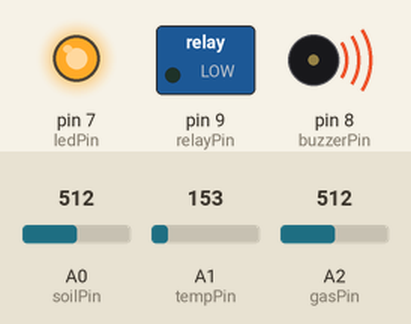
This sketch was run on a simulated Arduino Uno, built with avr-gcc and run on an emulated ATmega328P. On the bench: switched loads named in the sketch (green lamp = pin HIGH), output pins drawn as LEDs (lit = HIGH), buzzer (waves = sounding, pin HIGH). The test bench sets the inputs (shaded band); at power-on: A0 (soilPin) = 512, A2 (gasPin) = 512, A1 (tempPin) = 153. What the sketch prints to the serial monitor is not drawn.

Above: at 2.8 s.
2.9 s: A0 (soilPin) set to 414
5.6 s: A0 (soilPin) set to 393
At 7.4 s:
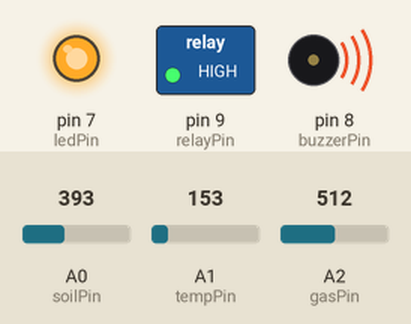
8.3 s: A0 (soilPin) set to 410
At 10.7 s:
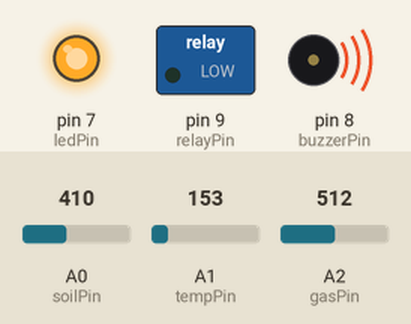
11.5 s: A2 (gasPin) set to 318
14.2 s: A2 (gasPin) set to 289
At 16.7 s:
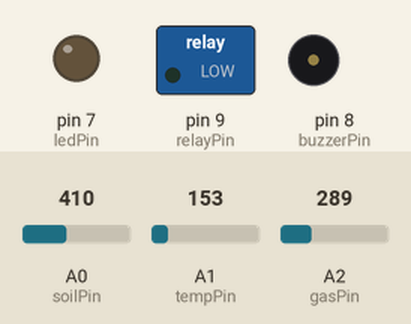
17.5 s: A2 (gasPin) set to 306
At 18.4 s:
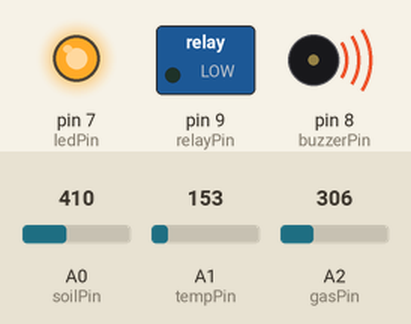
Timing chart, 0 to 20.5 s (numbered marks = the images above; inputs shaded):
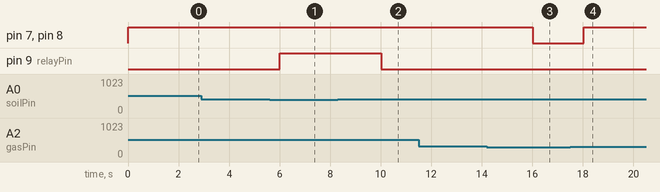

The sketch:

sketch_soil01.ino
```cpp
// Soil Health & Disease Warning System

// Pin Definitions
const int soilPin = A0;
const int tempPin = A1;
const int gasPin  = A2;

const int relayPin = 9;
const int ledPin   = 7;
const int buzzerPin = 8;

// Thresholds
int moistureThreshold = 400;
int gasThreshold = 300;

void setup() {
  Serial.begin(9600);

  pinMode(relayPin, OUTPUT);
  pinMode(ledPin, OUTPUT);
  pinMode(buzzerPin, OUTPUT);

  digitalWrite(relayPin, LOW);
  digitalWrite(ledPin, LOW);
  digitalWrite(buzzerPin, LOW);
}

void loop() {

  int moistureValue = analogRead(soilPin);
  int gasValue = analogRead(gasPin);

  int tempRaw = analogRead(tempPin);
  float voltage = tempRaw * (5.0 / 1023.0);
  float temperature = (voltage - 0.5) * 100;

  Serial.print("Moisture: ");
  Serial.print(moistureValue);
  Serial.print(" | Gas: ");
  Serial.print(gasValue);
  Serial.print(" | Temp: ");
  Serial.println(temperature);

  if (moistureValue < moistureThreshold) {
    digitalWrite(relayPin, HIGH);
    digitalWrite(ledPin, HIGH);
    digitalWrite(buzzerPin, HIGH);

    Serial.println("Soil Dry → Pump ON");

  } else {
    digitalWrite(relayPin, LOW);

    if (gasValue > gasThreshold) {
      digitalWrite(ledPin, HIGH);
      digitalWrite(buzzerPin, HIGH);

      Serial.println("Gas High → Disease Risk!");
    } else {
      digitalWrite(ledPin, LOW);
      digitalWrite(buzzerPin, LOW);

      Serial.println("Soil Healthy");
    }
  }

  delay(2000);
}
```

Measured:
- the behaviour switches between 400 and 399 on A0 (soilPin) (found by bisection; images 0 and 1)
- the behaviour switches between 301 and 300 on A2 (gasPin) (found by bisection; images 2 and 3)
- after the input at 2.9 s, every drawn part: stays the same
- after the input at 5.6 s, pin 9 (relayPin): LOW → HIGH after 0.41 s
- after the input at 8.3 s, pin 9 (relayPin): HIGH → LOW after 1.7 s
- after the input at 11.5 s, every drawn part: stays the same
- after the input at 14.2 s, pin 7 (ledPin), pin 8 (buzzerPin): HIGH → LOW after 1.8 s
- after the input at 17.5 s, pin 7 (ledPin), pin 8 (buzzerPin): LOW → HIGH after 0.53 s
